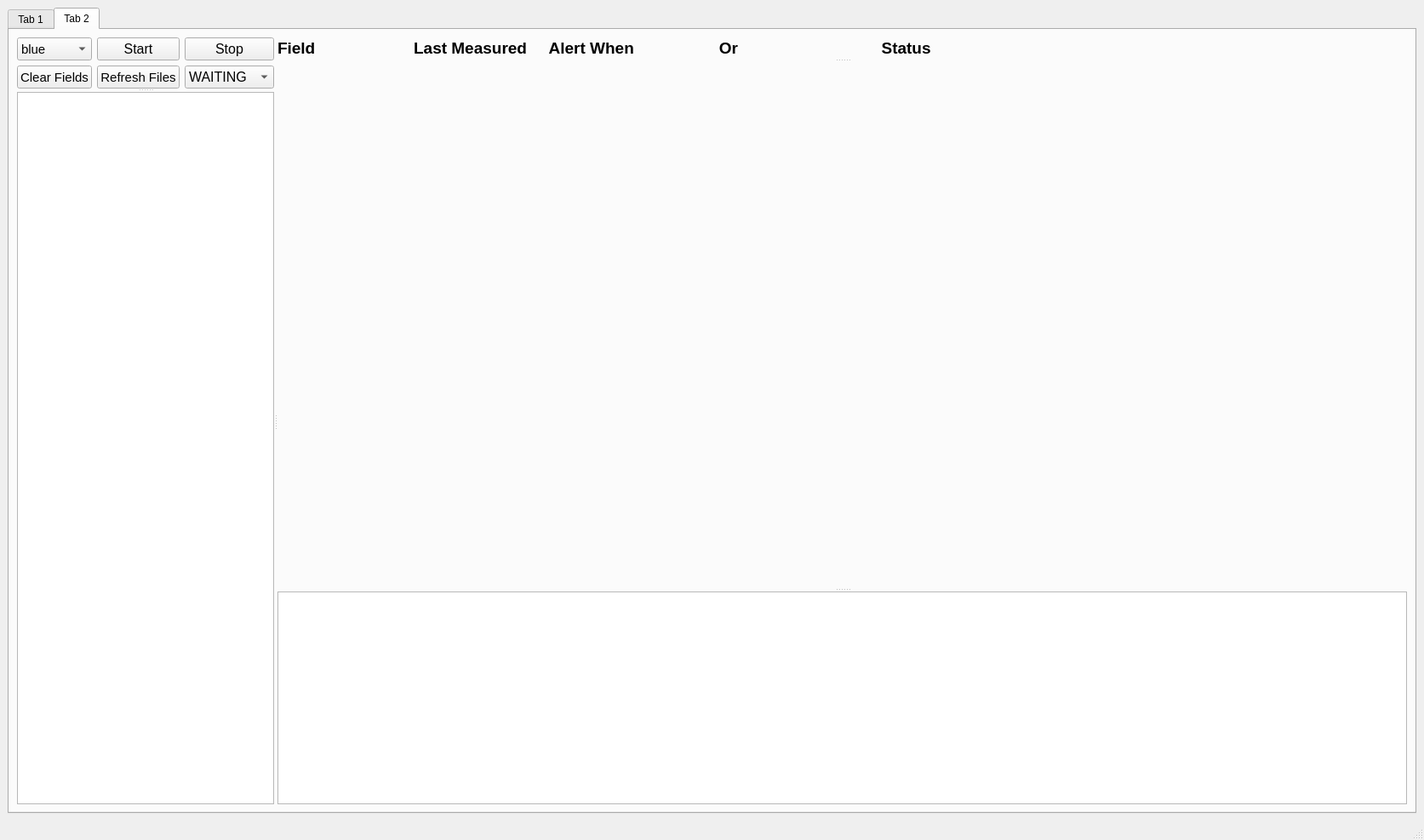
<?xml version="1.0" encoding="UTF-8"?>
<ui version="4.0">
 <class>MainWindow</class>
 <widget class="QMainWindow" name="MainWindow">
  <property name="geometry">
   <rect>
    <x>0</x>
    <y>0</y>
    <width>1673</width>
    <height>987</height>
   </rect>
  </property>
  <property name="windowTitle">
   <string>MainWindow</string>
  </property>
  <widget class="QWidget" name="centralwidget">
   <layout class="QHBoxLayout" name="horizontalLayout_2">
    <item>
     <widget class="QTabWidget" name="tabWidget">
      <property name="currentIndex">
       <number>1</number>
      </property>
      <widget class="QWidget" name="tab_main">
       <attribute name="title">
        <string>Tab 1</string>
       </attribute>
       <widget class="QWidget" name="layoutWidget">
        <property name="geometry">
         <rect>
          <x>10</x>
          <y>20</y>
          <width>971</width>
          <height>641</height>
         </rect>
        </property>
        <layout class="QGridLayout" name="gridLayout_3">
         <item row="1" column="0" colspan="4">
          <layout class="QVBoxLayout" name="verticalLayout_4"/>
         </item>
         <item row="0" column="0">
          <widget class="QLabel" name="label_Name">
           <property name="minimumSize">
            <size>
             <width>0</width>
             <height>30</height>
            </size>
           </property>
           <property name="maximumSize">
            <size>
             <width>16777215</width>
             <height>40</height>
            </size>
           </property>
           <property name="font">
            <font>
             <pointsize>14</pointsize>
             <weight>75</weight>
             <bold>true</bold>
            </font>
           </property>
           <property name="text">
            <string>Name</string>
           </property>
          </widget>
         </item>
         <item row="0" column="1">
          <widget class="QLabel" name="label_SMS">
           <property name="minimumSize">
            <size>
             <width>0</width>
             <height>30</height>
            </size>
           </property>
           <property name="maximumSize">
            <size>
             <width>16777215</width>
             <height>40</height>
            </size>
           </property>
           <property name="font">
            <font>
             <pointsize>14</pointsize>
             <weight>75</weight>
             <bold>true</bold>
            </font>
           </property>
           <property name="text">
            <string>SMS</string>
           </property>
          </widget>
         </item>
         <item row="0" column="3">
          <widget class="QLabel" name="label_Email">
           <property name="minimumSize">
            <size>
             <width>0</width>
             <height>30</height>
            </size>
           </property>
           <property name="maximumSize">
            <size>
             <width>16777215</width>
             <height>40</height>
            </size>
           </property>
           <property name="font">
            <font>
             <pointsize>14</pointsize>
             <weight>75</weight>
             <bold>true</bold>
            </font>
           </property>
           <property name="text">
            <string/>
           </property>
          </widget>
         </item>
         <item row="0" column="2">
          <widget class="QLabel" name="label_Email_2">
           <property name="minimumSize">
            <size>
             <width>0</width>
             <height>30</height>
            </size>
           </property>
           <property name="maximumSize">
            <size>
             <width>16777215</width>
             <height>40</height>
            </size>
           </property>
           <property name="font">
            <font>
             <pointsize>14</pointsize>
             <weight>75</weight>
             <bold>true</bold>
            </font>
           </property>
           <property name="text">
            <string>EMAIL</string>
           </property>
          </widget>
         </item>
        </layout>
       </widget>
      </widget>
      <widget class="QWidget" name="tab_settings">
       <attribute name="title">
        <string>Tab 2</string>
       </attribute>
       <layout class="QGridLayout" name="gridLayout_2">
        <item row="0" column="0">
         <widget class="QSplitter" name="splitter_3">
          <property name="orientation">
           <enum>Qt::Horizontal</enum>
          </property>
          <widget class="QSplitter" name="splitter_2">
           <property name="orientation">
            <enum>Qt::Vertical</enum>
           </property>
           <widget class="QWidget" name="layoutWidget">
            <layout class="QGridLayout" name="gridLayout">
             <property name="sizeConstraint">
              <enum>QLayout::SetFixedSize</enum>
             </property>
             <item row="0" column="0">
              <widget class="QComboBox" name="comboBox_Server_Location">
               <property name="minimumSize">
                <size>
                 <width>75</width>
                 <height>0</height>
                </size>
               </property>
               <property name="maximumSize">
                <size>
                 <width>1000</width>
                 <height>30</height>
                </size>
               </property>
               <property name="font">
                <font>
                 <pointsize>11</pointsize>
                </font>
               </property>
               <item>
                <property name="text">
                 <string>blue</string>
                </property>
               </item>
               <item>
                <property name="text">
                 <string>green</string>
                </property>
               </item>
               <item>
                <property name="text">
                 <string>local</string>
                </property>
               </item>
               <item>
                <property name="text">
                 <string>skellig</string>
                </property>
               </item>
              </widget>
             </item>
             <item row="0" column="1">
              <widget class="QPushButton" name="pushButton_Start">
               <property name="minimumSize">
                <size>
                 <width>75</width>
                 <height>0</height>
                </size>
               </property>
               <property name="maximumSize">
                <size>
                 <width>1000</width>
                 <height>30</height>
                </size>
               </property>
               <property name="font">
                <font>
                 <pointsize>12</pointsize>
                </font>
               </property>
               <property name="text">
                <string>Start</string>
               </property>
              </widget>
             </item>
             <item row="0" column="2">
              <widget class="QPushButton" name="pushButton_Stop">
               <property name="minimumSize">
                <size>
                 <width>75</width>
                 <height>0</height>
                </size>
               </property>
               <property name="maximumSize">
                <size>
                 <width>1000</width>
                 <height>30</height>
                </size>
               </property>
               <property name="font">
                <font>
                 <pointsize>12</pointsize>
                </font>
               </property>
               <property name="text">
                <string>Stop</string>
               </property>
              </widget>
             </item>
             <item row="1" column="0">
              <widget class="QPushButton" name="pushButton_clearFields">
               <property name="minimumSize">
                <size>
                 <width>75</width>
                 <height>0</height>
                </size>
               </property>
               <property name="maximumSize">
                <size>
                 <width>1000</width>
                 <height>30</height>
                </size>
               </property>
               <property name="font">
                <font>
                 <pointsize>11</pointsize>
                </font>
               </property>
               <property name="text">
                <string>Clear Fields</string>
               </property>
              </widget>
             </item>
             <item row="1" column="1">
              <widget class="QPushButton" name="pushButton_Refresh">
               <property name="minimumSize">
                <size>
                 <width>75</width>
                 <height>0</height>
                </size>
               </property>
               <property name="maximumSize">
                <size>
                 <width>1000</width>
                 <height>30</height>
                </size>
               </property>
               <property name="font">
                <font>
                 <pointsize>11</pointsize>
                </font>
               </property>
               <property name="text">
                <string>Refresh Files</string>
               </property>
              </widget>
             </item>
             <item row="1" column="2">
              <widget class="QComboBox" name="comboBox_Running">
               <property name="minimumSize">
                <size>
                 <width>75</width>
                 <height>0</height>
                </size>
               </property>
               <property name="maximumSize">
                <size>
                 <width>1000</width>
                 <height>30</height>
                </size>
               </property>
               <property name="font">
                <font>
                 <pointsize>12</pointsize>
                </font>
               </property>
               <item>
                <property name="text">
                 <string>WAITING</string>
                </property>
               </item>
               <item>
                <property name="text">
                 <string>RUNNING</string>
                </property>
               </item>
               <item>
                <property name="text">
                 <string>ERROR</string>
                </property>
               </item>
              </widget>
             </item>
            </layout>
           </widget>
           <widget class="QListView" name="listView_table">
            <property name="minimumSize">
             <size>
              <width>280</width>
              <height>300</height>
             </size>
            </property>
            <property name="maximumSize">
             <size>
              <width>3000</width>
              <height>900</height>
             </size>
            </property>
            <property name="font">
             <font>
              <pointsize>10</pointsize>
             </font>
            </property>
           </widget>
          </widget>
          <widget class="QSplitter" name="splitter">
           <property name="orientation">
            <enum>Qt::Vertical</enum>
           </property>
           <widget class="QWidget" name="layoutWidget">
            <layout class="QHBoxLayout" name="horizontalLayout">
             <property name="sizeConstraint">
              <enum>QLayout::SetMaximumSize</enum>
             </property>
             <item>
              <widget class="QLabel" name="label_field">
               <property name="minimumSize">
                <size>
                 <width>100</width>
                 <height>0</height>
                </size>
               </property>
               <property name="maximumSize">
                <size>
                 <width>16777215</width>
                 <height>25</height>
                </size>
               </property>
               <property name="font">
                <font>
                 <pointsize>14</pointsize>
                 <weight>75</weight>
                 <bold>true</bold>
                </font>
               </property>
               <property name="text">
                <string>Field                      Last Measured     Alert When                   Or                                Status</string>
               </property>
              </widget>
             </item>
            </layout>
           </widget>
           <widget class="QWidget" name="verticalLayoutWidget">
            <layout class="QVBoxLayout" name="verticalLayout"/>
           </widget>
           <widget class="QTextEdit" name="textEdit_loggingBox">
            <property name="minimumSize">
             <size>
              <width>0</width>
              <height>250</height>
             </size>
            </property>
            <property name="maximumSize">
             <size>
              <width>16777215</width>
              <height>200</height>
             </size>
            </property>
           </widget>
          </widget>
         </widget>
        </item>
       </layout>
      </widget>
     </widget>
    </item>
   </layout>
  </widget>
  <widget class="QMenuBar" name="menubar">
   <property name="geometry">
    <rect>
     <x>0</x>
     <y>0</y>
     <width>1673</width>
     <height>21</height>
    </rect>
   </property>
  </widget>
  <widget class="QStatusBar" name="statusbar"/>
 </widget>
 <resources/>
 <connections/>
</ui>
